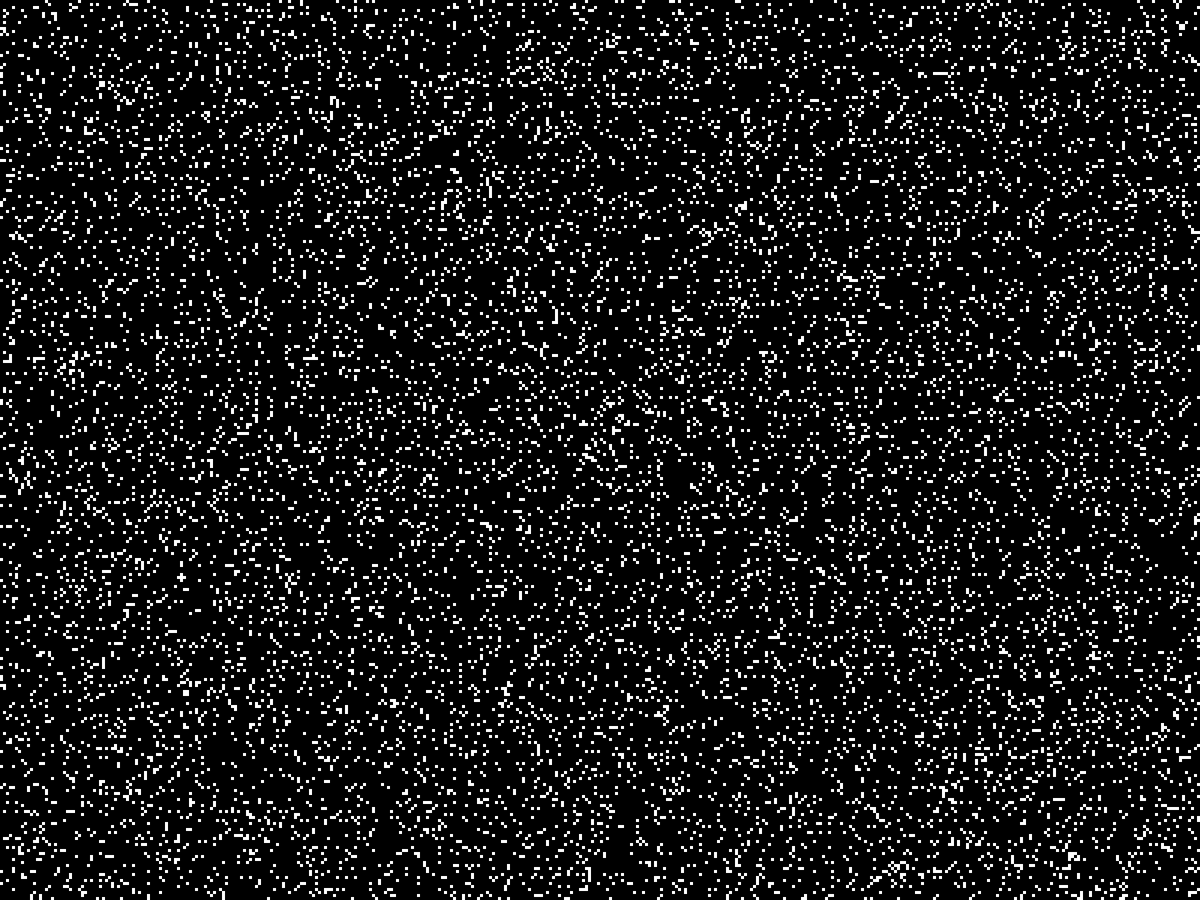
Frame 1 (no input)
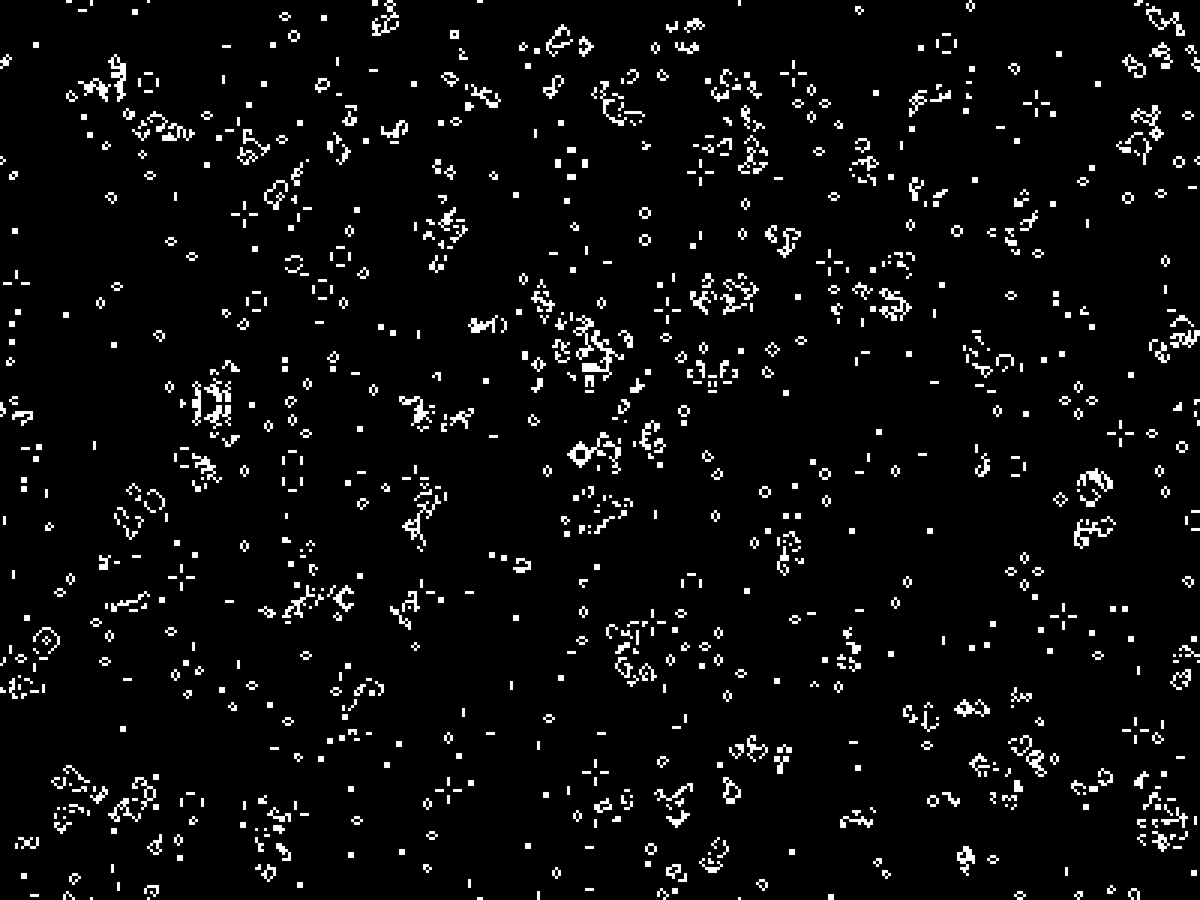
Frame 60 (the mouse pressed at the canvas centre just before this capture)
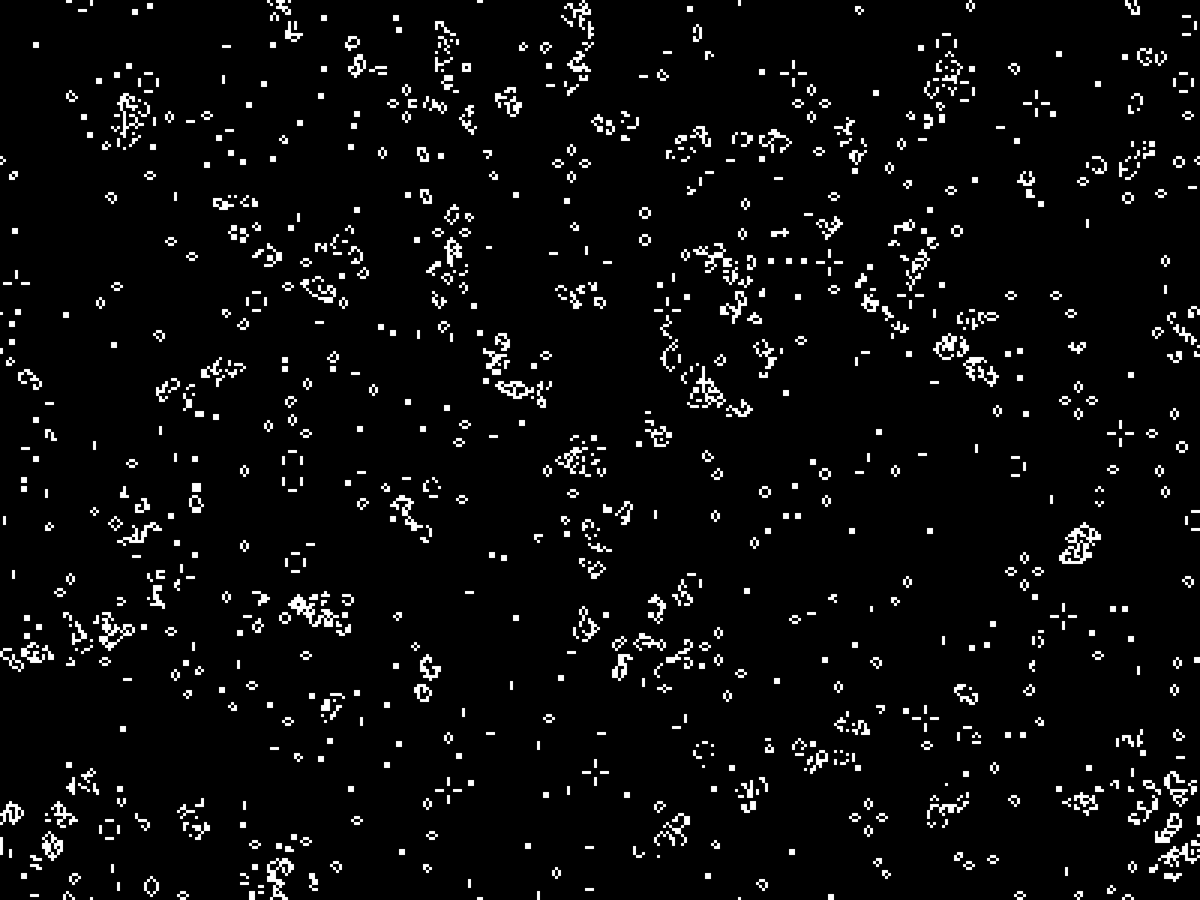
Frame 120 (the mouse held since frame 60 and released just before this capture)

The Processing sketch that drew these frames (run headless with seeded random() and noise(); from frame 60 on, the mouse is pressed at the canvas centre):

// Processing sketch: Life_like_automatons
// ── Life_like_automatons.pde
boolean [][] tab;
boolean [][] oldtab;

//l = life, a = amoeba... ok è così, 

int lato = 4;
int col;
int rows;

char choice = 'l';

void setup() {
  //size(600, 600);
  noStroke();
  //frameRate(10);
  fullScreen();

  col = int(width / lato);
  rows = int(height / lato);

  tab = new boolean [col][rows];
  oldtab = new boolean [col][rows];

  for (int x = 0; x < col; x++) {
    for (int y = 0; y < rows; y++) {

      tab[x][y] = random(1) < 0.1;
      oldtab[x][y] = tab[x][y];
    }
  }
}

void draw() {
  background(0);
  for (int x = 0; x < col; x++) {
    for (int y = 0; y < rows; y++) {

      if (tab[x][y]) {
        fill(255);
      } else {
        fill(0);
      }

      square(x * lato, y * lato, lato);
      oldtab[x][y] = tab[x][y];
    }
  }

  update();
}

void update() {

  for (int x = 0; x < col; x++) {
    for (int y = 0; y < rows; y++) {

      int counter = 0;

      for (int lr = x - 1; lr <= x + 1; lr++) {
        for (int ud = y - 1; ud <= y + 1; ud++) {
          if (ud != y || lr != x) {

            if ((lr >= 0 && lr < col) && (ud >= 0 && ud < rows)) {
              if (oldtab[lr][ud]) {
                counter++;
              }
            } else {
              int outx = lr;
              int outy = ud;

              if (outx >= width / lato) {
                outx = 0;
              } else if (outx < 0) {
                outx = (width / lato) - 1;
              }

              if (outy >= height / lato) {
                outy = 0;
              } else if (outy < 0) {
                outy = (height / lato) - 1;
              }

              if (oldtab[outx][outy]) {
                counter++;
              }
            }
          }
        }
      }

      if (choice == 'l' || choice == 'L') {
        life(x, y, counter);
      } else if (choice == 'a' || choice == 'A') {
        amoeba(x, y, counter);
      } else if (choice == 's' || choice == 'S') {
        seeds(x, y, counter);
      } else if (choice == 'h' || choice == 'H') {
        half_life(x, y, counter);
      } else if (choice == 'w' || choice == 'W') {
        life_without_death(x, y, counter);
      } else if (choice == 'm' || choice == 'M') {
        maze(x, y, counter);
      } else if (choice == 'r' || choice == 'R') {
        replicator(x, y, counter);
      } else if (choice == 'u' || choice == 'U') {
        unnamed(x, y, counter);
      } else if (choice == 'i' || choice == 'I') {
        life_34(x, y, counter);
      } else if (choice == 'd' || choice == 'D') {
        diamoeba(x, y, counter);
      } else if (choice == '2') {
        _2x2(x, y, counter);
      } else if (choice == 'n' || choice == 'N') {
        day_night(x, y, counter);
      } else if (choice == 'o' || choice == 'O') {
        morley(x, y, counter);
      } else if (choice == 'j' || choice == 'J') {
        anneal(x, y, counter);
      }
    }
  }
}

void keyPressed() {

  if ((key == 'l' || key == 'L')
    || (key == 'a' || key == 'A')
    || (key == 's' || key == 'S')
    || (key == 'h' || key == 'H')
    || (key == 'w' || key == 'W')
    || (key == 'm' || key == 'M')
    || (key == 'r' || key == 'R')
    || (key == 'u' || key == 'U')
    || (key == 'i' || key == 'I')
    || (key == 'd' || key == 'D')
    || (key == '2')
    || (key == 'n' || key == 'N')
    || (key == 'o' || key == 'O')
    || (key == 'j' || key == 'J')) {
    choice = key;
  } else if (key == ' ') {

    for (int x = 0; x < col; x++) {
      for (int y = 0; y < rows; y++) {

        tab[x][y] = random(1) < 0.2;
        oldtab[x][y] = tab[x][y];
      }
    }
  }
}

void amoeba(int x, int y, int counter) {
  if (counter != 1 && counter % 2 == 1) {
    tab[x][y] = true;
  } else if (counter != 8 && counter % 2 == 0 || counter == 7) {
    tab[x][y] = false;
  }
}

void life(int x, int y, int counter) {
  if (counter == 3) {
    tab[x][y] = true;
  } else if (counter < 2 || counter > 3) {
    tab[x][y] = false;
  }
}

void seeds(int x, int y, int counter) {
  tab[x][y] = !oldtab[x][y] && counter == 2;
}

void half_life(int x, int y, int counter) {
  if (counter == 3 || counter == 6) {
    tab[x][y] = true;
  } else if (counter != 2 && counter != 3) {
    tab[x][y] = false;
  }
}

void life_without_death(int x, int y, int counter) {
  tab[x][y] = counter == 3 ? true : oldtab[x][y];
}

void maze(int x, int y, int counter) {
  if (counter == 3) {
    tab[x][y] = true;
  } else if (counter < 1 || counter > 5) {
    tab[x][y] = false;
  }
}

void replicator(int x, int y, int counter) {
  //if (counter % 2 == 1) {
  //  tab[x][y] = !oldtab[x][y];
  //}

  tab[x][y] = counter % 2 == 1;
}

void unnamed(int x, int y, int counter) {
  if ((counter == 2 || counter == 5) && !oldtab[x][y]) {
    tab[x][y] = true;
  } else if (counter != 4 && oldtab[x][y]) {
    tab[x][y] = false;
  }
}

void life_34(int x, int y, int counter) {
  tab[x][y] = counter == 3 || counter == 4;
}

void diamoeba(int x, int y, int counter) {
  if (counter == 3 || counter >= 5) {
    tab[x][y] = true;
  } else if (counter < 5) {
    tab[x][y] = false;
  }
}

void _2x2(int x, int y, int counter) {
  if ((counter == 3 || counter == 6) && !oldtab[x][y]) {
    tab[x][y] = true;
  } else if ((counter != 1 && counter != 2 && counter != 5) && oldtab[x][y]) {
    tab[x][y] = false;
  }
}

void day_night(int x, int y, int counter) {//
  if (!oldtab[x][y] && (counter == 3 || counter >= 6)) {
    tab[x][y] = true;
  } else if (oldtab[x][y] && (counter < 6 && counter != 3 && counter != 4)) {
    tab[x][y] = false;
  }
}

void morley(int x, int y, int counter) {
  if (!oldtab[x][y] && (counter == 3 || counter == 6 || counter == 8)) {
    tab[x][y] = true;
  } else if (oldtab[x][y] && (counter != 2 && counter != 4 && counter != 5)) {
    tab[x][y] = false;
  }
}

void anneal(int x, int y, int counter) {
  if (!oldtab[x][y] && (counter == 4 ||counter >= 6)) {
    tab[x][y] = true;
  } else if (oldtab[x][y] && (counter != 3 && counter < 5)) {
    tab[x][y] = false;
  }
}
